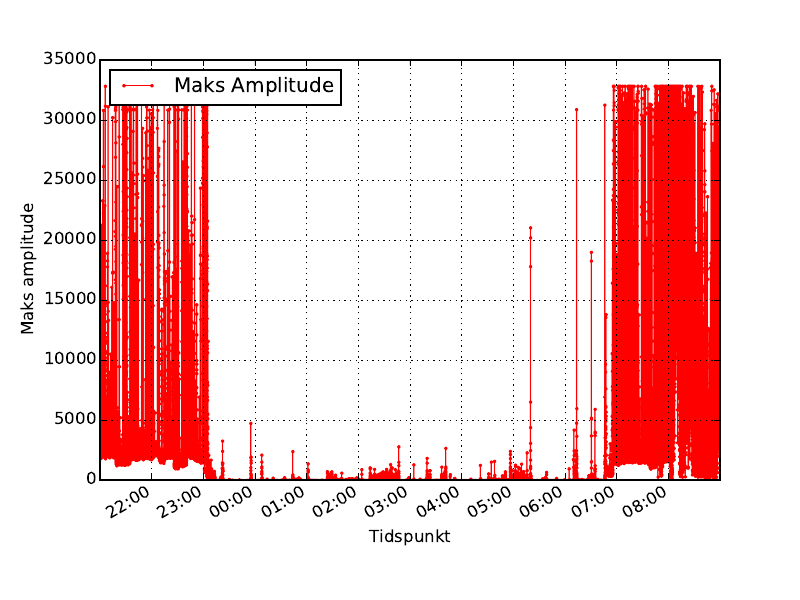

Write the Python code that produced this figure.
import datetime
import matplotlib
import matplotlib.dates
from matplotlib.dates import YearLocator, MonthLocator, DateFormatter
import string

def main():
    f = open(r"amplitude_raw.csv", "r").readlines()
    lst = [x.split('\t') for x in f]
    lst = [(datetime.datetime.strptime(x[0], "%Y-%m-%d %H:%M:%S.%f"), x[1]) for x in lst]
    lst = [x for x in lst if x[0] >= datetime.datetime(2015, 4, 21, 21, 0, 0) and x[0] <= datetime.datetime(2015, 4, 22, 9, 0, 0)]
    lst2 = list(zip(*lst))
    format = matplotlib.dates.DateFormatter('%H:%M')

    dates = matplotlib.dates.date2num(lst2[0])
    matplotlib.use('PDF')
    import matplotlib.pyplot as plt

    fig, ax = plt.subplots()
    ax.plot_date(dates, lst2[1], 'o-', color="red", markerfacecolor='red', markeredgecolor='red', markersize=2, label="Maks Amplitude", rasterized=True)
    plt.legend(["Maks Amplitude"], loc=2)
    ax.set_ylabel('Maks amplitude')
    ax.set_xlabel('Tidspunkt')
    plt.ylabel('Maks amplitude', rotation="vertical")
    plt.xlabel('Tidspunkt', rotation="horizontal")
    ax.xaxis.set_major_formatter(format)
    ax.autoscale_view()
    ax.grid(True)
    fig.autofmt_xdate()
    plt.savefig(r"amplitude-plot.pdf", dpi=400)

if __name__ == '__main__':
    main()